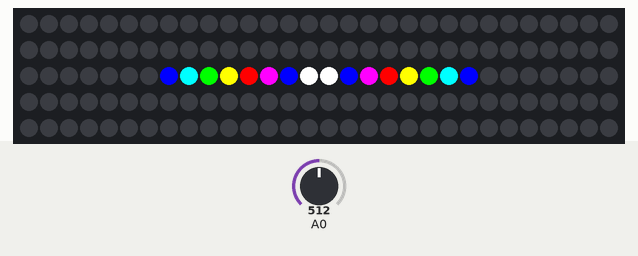
This sketch was run on a simulated Arduino Uno, built with avr-gcc and run on an emulated ATmega328P. Shown: 150 RGB LEDs in strip order, left to right, continuing on the next row. Inputs (shaded band) come from the test bench; at power-on: A0 = 512. What the sketch prints to the serial monitor is not drawn.

Above: at 1.2 s.
1.3 s: A0 set to 900
Timing chart, 0 to 4.3 s (numbered marks = the images above; inputs shaded):
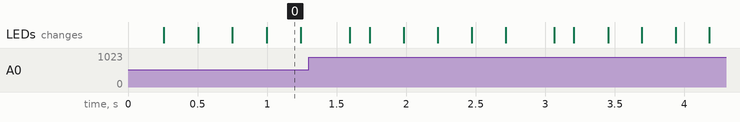

The sketch:

Volume.ino
```cpp
#include "FastLED.h"

const int sampleWindow = 10; // Sample window width in mS (50 mS = 20Hz)
unsigned int sample;

#define NUM_LEDS 150
#define NUM_COLORS 90
#define DATA_PIN 8

CRGB leds[NUM_LEDS];
CRGB undr[NUM_COLORS];
double low;
int coloroffset;
int numCount;

void setup()
{
   Serial.begin(9600);

   low = 100;
   coloroffset = 0;
   numCount = 0;
   FastLED.addLeds<WS2812, DATA_PIN, GRB>(leds, NUM_LEDS);

  int phase = -1;
  int temp;
  for (int x = 0; x < NUM_COLORS; x++) {
    if (x % 15 == 0) phase++;
    temp = (x - (phase * 15)) / 15;
    switch (phase) {
      case 0:
      undr[x] = CRGB(255, temp * 255, 0);
      break;
      case 1:
      undr[x] = CRGB(255 - 255*temp, 255, 0);
      break;
      case 2:
      undr[x] = CRGB(0, 255, 255*temp);
      break;
      case 3:
      undr[x] = CRGB(0, 255 - 255*temp, 255);
      break;
      case 4:
      undr[x] = CRGB(255*temp, 0, 255);
      break;
      case 5:
      undr[x] = CRGB(255, temp * 255, 255);
      break;
    }
    if (x == 0) {
      undr[x] = CRGB(255, 255, 255);
    }
  }
}

void setLEDS(CRGB color) {
  for(int x = 0; x < NUM_LEDS; x++) {
    leds[x] = color;
  }
}


void loop()
{
   unsigned long startMillis= millis();  // Start of sample window
   unsigned int peakToPeak = 0;   // peak-to-peak level

   unsigned int signalMax = 0;
   unsigned int signalMin = 1024;

   // collect data for 50 mS
   while (millis() - startMillis < sampleWindow)
   {
      sample = analogRead(0);
      if (sample < 1024)  // toss out spurious readings
      {
         if (sample > signalMax)
         {
            signalMax = sample;  // save just the max levels
         }
         else if (sample < signalMin)
         {
            signalMin = sample;  // save just the min levels
         }
      }
   }
   peakToPeak = signalMax - signalMin;  // max - min = peak-peak amplitude
   double volts = ((peakToPeak) * 5.0) / 1024;  // convert to volts
   Serial.println(volts);
   volts /= 4;
   if (volts > 1) volts = 1;
   if (volts < 0.1) volts = 0.1;


   int volume = (NUM_LEDS / 2) * volts;
   int color;
  for (int x = 0; x < (NUM_LEDS / 2); x++) {
    if (x <= volume) {
      color = ((double)x / ((double)volume)) * NUM_COLORS;
      color += coloroffset;
      if (color >= NUM_COLORS) {
        color -= NUM_COLORS;
      }
      if (x == 0) color = 0;
      leds[(NUM_LEDS / 2) + x] = undr[color];
      leds[(NUM_LEDS / 2) - x - 1] = undr[color];
    }
    else {
      leds[(NUM_LEDS / 2) + x] = CRGB(0, 0, 0);
      leds[(NUM_LEDS / 2) - x - 1] = CRGB(0, 0, 0);
    }
  }
    coloroffset++;
    if (coloroffset >= NUM_COLORS) {
      coloroffset = 0;
    }


  FastLED.show();
}
```
